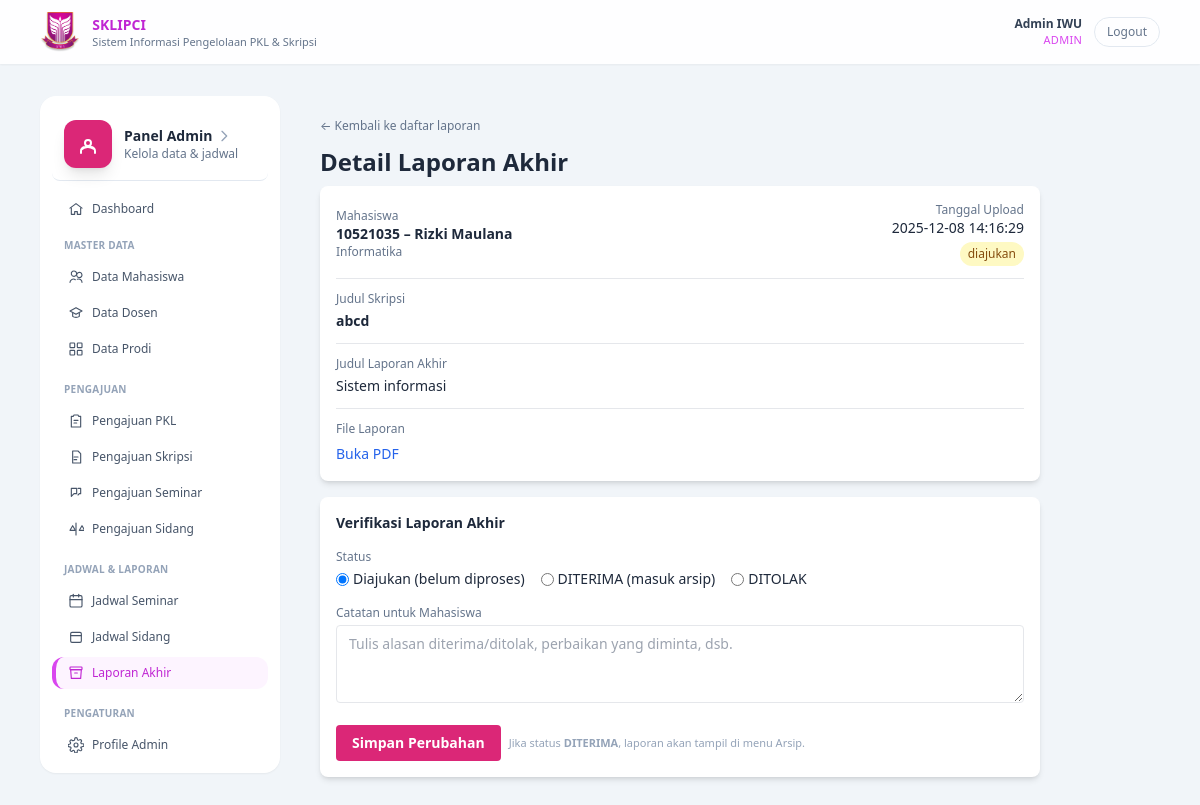
The app's page /?r=admin/laporanAkhirDetail&id=3 (signed in) with its own data.
### tables this page shows
CREATE TABLE `laporan_akhir` (
  `id` int(11) NOT NULL,
  `pengajuan_id` int(11) NOT NULL,
  `mahasiswa_id` int(11) NOT NULL,
  `judul` varchar(255) NOT NULL,
  `file_path` varchar(255) NOT NULL,
  `status` enum('diajukan','diterima','ditolak') NOT NULL DEFAULT 'diajukan',
  `catatan_admin` text DEFAULT NULL,
  `created_at` timestamp NOT NULL DEFAULT current_timestamp(),
  `updated_at` timestamp NULL DEFAULT NULL
);

CREATE TABLE `mahasiswa` (
  `id` int(11) NOT NULL,
  `user_id` int(11) NOT NULL,
  `nim` varchar(30) NOT NULL,
  `nama` varchar(100) NOT NULL,
  `prodi_id` int(11) NOT NULL,
  `no_hp` varchar(20) DEFAULT NULL,
  `kelas` varchar(50) DEFAULT NULL,
  `angkatan` varchar(10) DEFAULT NULL,
  `semester` int(11) DEFAULT NULL,
  `created_at` timestamp NOT NULL DEFAULT current_timestamp()
);

CREATE TABLE `prodi` (
  `id` int(11) NOT NULL,
  `kode_prodi` varchar(10) NOT NULL,
  `nama_prodi` varchar(100) NOT NULL,
  `kaprodi_id` int(11) DEFAULT NULL,
  `kaprodi` varchar(100) DEFAULT NULL,
  `created_at` timestamp NOT NULL DEFAULT current_timestamp()
);

CREATE TABLE `pengajuan` (
  `id` int(11) NOT NULL,
  `mahasiswa_id` int(11) NOT NULL,
  `jenis` enum('pkl','skripsi','seminar','sidang') NOT NULL,
  `judul` varchar(255) NOT NULL,
  `deskripsi` text DEFAULT NULL,
  `lampiran` varchar(255) DEFAULT NULL,
  `status` enum('diajukan','diterima','ditolak') NOT NULL DEFAULT 'diajukan',
  `catatan_admin` text DEFAULT NULL,
  `pembimbing_id` int(11) DEFAULT NULL,
  `created_at` timestamp NOT NULL DEFAULT current_timestamp(),
  `updated_at` timestamp NULL DEFAULT NULL,
  `tempat_pkl` varchar(255) DEFAULT NULL,
  `lama_pkl` varchar(100) DEFAULT NULL,
  `judul_2` text DEFAULT NULL,
  `judul_3` text DEFAULT NULL,
  `judul_4` text DEFAULT NULL,
  `judul_5` text DEFAULT NULL,
  `file_syarat` varchar(255) DEFAULT NULL,
  `skripsi_id` int(11) DEFAULT NULL
);

### app/controller/AdminController.php (called while the page is built, shortened)
<?php
class AdminController extends Controller
{
    public function laporanAkhirDetail(): void
    {
        $id = (int)($_GET['id'] ?? 0);
        $conn = db();
        $stmt = $conn->prepare("
            SELECT la.*,
                   m.nim, m.nama AS nama_mhs, pr.nama_prodi,
                   p.judul AS judul_skripsi
            FROM laporan_akhir la
            JOIN mahasiswa m ON la.mahasiswa_id = m.id
            JOIN prodi pr ON m.prodi_id = pr.id
            JOIN pengajuan p ON la.pengajuan_id = p.id
            WHERE la.id = ?
            LIMIT 1
        ");
        $stmt->bind_param('i', $id);
        $stmt->execute();
        $result  = $stmt->get_result();
        $laporan = $result->fetch_assoc();
        $this->view('admin/laporan/detail', compact('title', 'laporan'));
    }
}

### index.php (called while the page is built, shortened)
<?php
$route = $_GET['r'] ?? 'public/home';
$route = trim($route, '/');
list($controllerPart, $method) = array_pad(explode('/', $route), 2, null);
$method         = $method ?: 'home';
$controller = new $controllerClass();
call_user_func([$controller, $method]);

### app/view/admin/laporan/detail.php (the view, shortened to what this page needs)
<?php include __DIR__ . '/../../partials/header.php'; ?>
<?php
$badgeStatus = [
    'diajukan'  => 'bg-yellow-100 text-yellow-800',
    'diterima'  => 'bg-green-100 text-green-800',
    'ditolak'   => 'bg-red-100 text-red-800',
];
$status     = $laporan['status'];
$badgeClass = $badgeStatus[$status] ?? 'bg-slate-100 text-slate-700';
?>
<main class="flex-1 pb-16 md:pb-0 bg-slate-100 min-h-screen">
    <div class="max-w-6xl mx-auto px-4 py-6 flex gap-4">
        <?php include __DIR__ . '/../../partials/admin/sidebar.php'; ?>
        <section class="flex-1 p-4 md:p-6 max-w-3xl">
            <a href="<?= BASE_URL; ?>/?r=admin/laporanAkhirIndex"
                class="text-xs text-slate-500 hover:text-pink-600 inline-flex items-center mb-3">
                ← Kembali ke daftar laporan
            </a>
            <h1 class="text-xl md:text-2xl font-semibold mb-2">
                Detail Laporan Akhir
            </h1>
            <div class="bg-white shadow-md rounded-lg p-4 space-y-3 mb-4">
                <div class="flex items-center justify-between">
                    <div>
                        <p class="text-xs text-slate-500">Mahasiswa</p>
                        <p class="text-sm font-semibold text-slate-800">
                            <?= htmlspecialchars($laporan['nim']); ?> – <?= htmlspecialchars($laporan['nama_mhs']); ?>
                        </p>
                        <p class="text-xs text-slate-500">
                            <?= htmlspecialchars($laporan['nama_prodi']); ?>
                        </p>
                    </div>
                    <div class="text-right">
                        <p class="text-xs text-slate-500">Tanggal Upload</p>
                        <p class="text-sm text-slate-800">
                            <?= htmlspecialchars($laporan['created_at']); ?>
                        </p>
                        <span class="inline-flex mt-1 px-2 py-1 rounded-full text-xs <?= $badgeClass; ?>">
                            <?= htmlspecialchars($status); ?>
                        </span>
                    </div>
                </div>
                <div class="border-t pt-3">
                    <p class="text-xs text-slate-500 mb-1">Judul Skripsi</p>
                    <p class="text-sm font-semibold text-slate-800">
                        <?= htmlspecialchars($laporan['judul_skripsi']); ?>
                    </p>
                </div>
                <div class="border-t pt-3">
                    <p class="text-xs text-slate-500 mb-1">Judul Laporan Akhir</p>
                    <p class="text-sm text-slate-800">
                        <?= htmlspecialchars($laporan['judul']); ?>
                    </p>
                </div>
                <div class="border-t pt-3">
                    <p class="text-xs text-slate-500 mb-1">File Laporan</p>
                    <a href="<?= BASE_URL . '/' . htmlspecialchars($laporan['file_path']); ?>"
                        target="_blank"
                        class="inline-flex items-center text-sm text-blue-600 hover:underline">
                        Buka PDF
                    </a>
                </div>
            </div>
            <div class="bg-white shadow-md rounded-lg p-4">
                <h2 class="text-sm font-semibold text-slate-800 mb-3">
                    Verifikasi Laporan Akhir
                </h2>
                <form action="<?= BASE_URL; ?>/?r=admin/laporanAkhirUpdateStatus" method="post" class="space-y-4">
                    <div>
                        <p class="text-xs text-slate-500 mb-1">Status</p>
                        <div class="flex flex-wrap gap-4 text-sm">
                            <label class="inline-flex items-center gap-1">
                                <input type="radio" name="status" value="diajukan"
                                    <?= $status === 'diajukan' ? 'checked' : ''; ?>>
                                <span>Diajukan (belum diproses)</span>
                            </label>
                            <label class="inline-flex items-center gap-1">
                                <input type="radio" name="status" value="diterima"
                                    <?= $status === 'diterima' ? 'checked' : ''; ?>>
                                <span>DITERIMA (masuk arsip)</span>
                            </label>
                            <label class="inline-flex items-center gap-1">
                                <input type="radio" name="status" value="ditolak"
                                    <?= $status === 'ditolak' ? 'checked' : ''; ?>>
                                <span>DITOLAK</span>
                            </label>
                        </div>
                    </div>
                    <div>
                        <label class="block text-xs text-slate-500 mb-1">
                            Catatan untuk Mahasiswa
                        </label>
                        <textarea
                            name="catatan_admin"
                            rows="3"
                            class="w-full border rounded px-3 py-2 text-sm focus:outline-none focus:ring focus:ring-[#DB2777]"
                            placeholder="Tulis alasan diterima/ditolak, perbaikan yang diminta, dsb."><?= htmlspecialchars($laporan['catatan_admin'] ?? ''); ?></textarea>
                    </div>
                    <div class="flex items-center gap-2">
                        <button type="submit"
                            class="bg-[#DB2777] text-white text-sm font-semibold px-4 py-2 rounded hover:bg-pink-700">
                            Simpan Perubahan
                        </button>
                        <span class="text-[11px] text-slate-400">
                            Jika status <strong>DITERIMA</strong>, laporan akan tampil di menu Arsip.
                        </span>
                    </div>
                </form>
            </div>
        </section>
</main>
<?php include __DIR__ . '/../../partials/footer.php'; ?>

### public/css/style.css (style rules this page uses)
body { font-family: system-ui, -apple-system, BlinkMacSystemFont, "Segoe UI", sans-serif; }

### records on screen
laporan_akhir: mahasiswa.nim "10521035", mahasiswa.nama "Rizki Maulana", prodi.nama_prodi "Informatika", created_at "2025-12-08 14:16:29", status "diajukan", pengajuan.judul "abcd", judul "Sistem informasi", status "☑ Diajukan (belum diproses)", status "☐ DITERIMA (masuk arsip)", status "☐ DITOLAK"

### other values on screen
$user['nama'] "Admin IWU"
$user['role'] "ADMIN"
